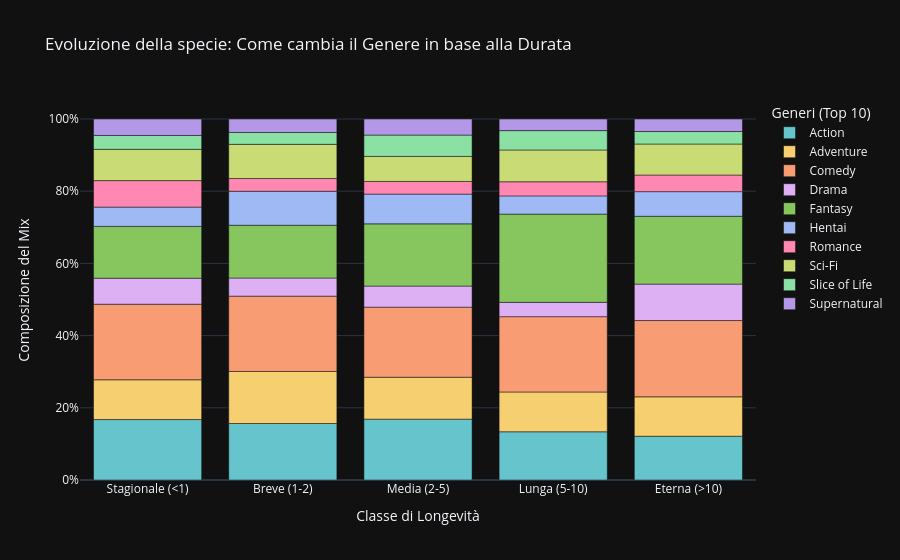

Write notebook code for a chart like this one.
### Markdown cell above
### 📊 La Chimica dell'Immortalità: Di cosa sono fatti gli anime eterni?
Per capire come cambia il "DNA" di una serie man mano che diventa più longeva, usiamo un grafico di composizione.
Ogni colonna rappresenta una categoria di durata (dalle effimere "Stagionali" alle leggendarie "Eterne").
Guardate come variano i colori:
*   Dominano le *Commedie* nelle serie brevi?
*   Quando si passa alla colonna **"Eterna"**, quali generi prendono il sopravvento? (Spoiler: spesso *Adventure* e *Action* guadagnano terreno).

### Code cell
# Grafico: Composizione Percentuale dei Generi per Fascia di Longevità
# Risolve il problema delle ripetizioni: i generi sono visti come componenti unici delle colonne.

# 1. Preparazione Dati
df_comp = df.explode('genres_list').copy()

# Ricalcolo durata (per sicurezza, se non salvato in df globale)
start = pd.to_datetime(df_comp['start_date'], utc=True, errors='coerce')
end = pd.to_datetime(df_comp['end_date'].fillna(pd.Timestamp.now()), utc=True, errors='coerce')
df_comp['years_running'] = (end - start).dt.days / 365.25

# Fasce Longevità
bins = [0, 1, 2, 5, 10, float('inf')]
labels_dur = ['Stagionale (<1)', 'Breve (1-2)', 'Media (2-5)', 'Lunga (5-10)', 'Eterna (>10)']
df_comp['life_class'] = pd.cut(df_comp['years_running'], bins=bins, labels=labels_dur, right=False)

# Filtriamo solo i Top 10 Generi per evitare un "arcobaleno" illeggibile
top_genres = df_comp['genres_list'].value_counts().head(10).index
df_comp = df_comp[df_comp['genres_list'].isin(top_genres)]
df_comp = df_comp.dropna(subset=['life_class'])

# 2. Calcolo Percentuali
# Contiamo quanti anime di ogni genere ci sono in ogni fascia
comp_counts = df_comp.groupby(['life_class', 'genres_list'], observed=False).size().reset_index(name='count')
# Trasformiamo in percentuale rispetto alla fascia (Totale Colonna = 100%)
# Nota: "observed=False" gestisce i warning sui categorici futuri di pandas
totals = comp_counts.groupby('life_class', observed=False)['count'].transform('sum')
comp_counts['percent'] = comp_counts['count'] / totals

# 3. Grafico Stacked Bar
fig_stack = px.bar(comp_counts, x='life_class', y='percent', color='genres_list',
                   title='Evoluzione della specie: Come cambia il Genere in base alla Durata',
                   labels={'life_class': 'Longevità', 'percent': 'Percentuale', 'genres_list': 'Genere'},
                   # I colori sono assegnati ai generi (univocamente)
                   color_discrete_sequence=px.colors.qualitative.Pastel, 
                   template='plotly_dark')

fig_stack.update_layout(
    yaxis_tickformat='.0%', # Formatta asse Y come %
    xaxis_title="Classe di Longevità",
    yaxis_title="Composizione del Mix",
    legend_title_text="Generi (Top 10)"
)
fig_stack.show()

### Figure 1 — Plotly figure (JSON) as saved in the notebook; plotly's stock layout.template omitted (floating-point values rounded to 4 significant figures)
{"data": [{"hovertemplate": "Genere=Action<br>Longevità=%{x}<br>Percentuale=%{y}<extra></extra>", "legendgroup": "Action", "marker": {"color": "rgb(102, 197, 204)", "pattern": {"shape": ""}}, "name": "Action", "orientation": "v", "showlegend": true, "textposition": "auto", "type": "bar", "x": ["Stagionale (<1)", "Breve (1-2)", "Media (2-5)", "Lunga (5-10)", "Eterna (>10)"], "xaxis": "x", "y": [0.1675, 0.1565, 0.1686, 0.1336, 0.1213], "yaxis": "y"}, {"hovertemplate": "Genere=Adventure<br>Longevità=%{x}<br>Percentuale=%{y}<extra></extra>", "legendgroup": "Adventure", "marker": {"color": "rgb(246, 207, 113)", "pattern": {"shape": ""}}, "name": "Adventure", "orientation": "v", "showlegend": true, "textposition": "auto", "type": "bar", "x": ["Stagionale (<1)", "Breve (1-2)", "Media (2-5)", "Lunga (5-10)", "Eterna (>10)"], "xaxis": "x", "y": [0.1101, 0.1442, 0.1161, 0.1103, 0.1091], "yaxis": "y"}, {"hovertemplate": "Genere=Comedy<br>Longevità=%{x}<br>Percentuale=%{y}<extra></extra>", "legendgroup": "Comedy", "marker": {"color": "rgb(248, 156, 116)", "pattern": {"shape": ""}}, "name": "Comedy", "orientation": "v", "showlegend": true, "textposition": "auto", "type": "bar", "x": ["Stagionale (<1)", "Breve (1-2)", "Media (2-5)", "Lunga (5-10)", "Eterna (>10)"], "xaxis": "x", "y": [0.2095, 0.2086, 0.1942, 0.2086, 0.2113], "yaxis": "y"}, {"hovertemplate": "Genere=Drama<br>Longevità=%{x}<br>Percentuale=%{y}<extra></extra>", "legendgroup": "Drama", "marker": {"color": "rgb(220, 176, 242)", "pattern": {"shape": ""}}, "name": "Drama", "orientation": "v", "showlegend": true, "textposition": "auto", "type": "bar", "x": ["Stagionale (<1)", "Breve (1-2)", "Media (2-5)", "Lunga (5-10)", "Eterna (>10)"], "xaxis": "x", "y": [0.07202, 0.05023, 0.05839, 0.0397, 0.1009], "yaxis": "y"}, {"hovertemplate": "Genere=Fantasy<br>Longevità=%{x}<br>Percentuale=%{y}<extra></extra>", "legendgroup": "Fantasy", "marker": {"color": "rgb(135, 197, 95)", "pattern": {"shape": ""}}, "name": "Fantasy", "orientation": "v", "showlegend": true, "textposition": "auto", "type": "bar", "x": ["Stagionale (<1)", "Breve (1-2)", "Media (2-5)", "Lunga (5-10)", "Eterna (>10)"], "xaxis": "x", "y": [0.1435, 0.1462, 0.1723, 0.2445, 0.188], "yaxis": "y"}, {"hovertemplate": "Genere=Hentai<br>Longevità=%{x}<br>Percentuale=%{y}<extra></extra>", "legendgroup": "Hentai", "marker": {"color": "rgb(158, 185, 243)", "pattern": {"shape": ""}}, "name": "Hentai", "orientation": "v", "showlegend": true, "textposition": "auto", "type": "bar", "x": ["Stagionale (<1)", "Breve (1-2)", "Media (2-5)", "Lunga (5-10)", "Eterna (>10)"], "xaxis": "x", "y": [0.0535, 0.09401, 0.08248, 0.05041, 0.06815], "yaxis": "y"}, {"hovertemplate": "Genere=Romance<br>Longevità=%{x}<br>Percentuale=%{y}<extra></extra>", "legendgroup": "Romance", "marker": {"color": "rgb(254, 136, 177)", "pattern": {"shape": ""}}, "name": "Romance", "orientation": "v", "showlegend": true, "textposition": "auto", "type": "bar", "x": ["Stagionale (<1)", "Breve (1-2)", "Media (2-5)", "Lunga (5-10)", "Eterna (>10)"], "xaxis": "x", "y": [0.07333, 0.03542, 0.03504, 0.03907, 0.04608], "yaxis": "y"}, {"hovertemplate": "Genere=Sci-Fi<br>Longevità=%{x}<br>Percentuale=%{y}<extra></extra>", "legendgroup": "Sci-Fi", "marker": {"color": "rgb(201, 219, 116)", "pattern": {"shape": ""}}, "name": "Sci-Fi", "orientation": "v", "showlegend": true, "textposition": "auto", "type": "bar", "x": ["Stagionale (<1)", "Breve (1-2)", "Media (2-5)", "Lunga (5-10)", "Eterna (>10)"], "xaxis": "x", "y": [0.08662, 0.09466, 0.06934, 0.08822, 0.08594], "yaxis": "y"}, {"hovertemplate": "Genere=Slice of Life<br>Longevità=%{x}<br>Percentuale=%{y}<extra></extra>", "legendgroup": "Slice of Life", "marker": {"color": "rgb(139, 224, 164)", "pattern": {"shape": ""}}, "name": "Slice of Life", "orientation": "v", "showlegend": true, "textposition": "auto", "type": "bar", "x": ["Stagionale (<1)", "Breve (1-2)", "Media (2-5)", "Lunga (5-10)", "Eterna (>10)"], "xaxis": "x", "y": [0.03848, 0.03284, 0.05912, 0.05356, 0.0345], "yaxis": "y"}, {"hovertemplate": "Genere=Supernatural<br>Longevità=%{x}<br>Percentuale=%{y}<extra></extra>", "legendgroup": "Supernatural", "marker": {"color": "rgb(180, 151, 231)", "pattern": {"shape": ""}}, "name": "Supernatural", "orientation": "v", "showlegend": true, "textposition": "auto", "type": "bar", "x": ["Stagionale (<1)", "Breve (1-2)", "Media (2-5)", "Lunga (5-10)", "Eterna (>10)"], "xaxis": "x", "y": [0.04557, 0.03735, 0.04453, 0.03214, 0.03472], "yaxis": "y"}], "layout": {"barmode": "relative", "legend": {"title": {"text": "Generi (Top 10)"}, "tracegroupgap": 0}, "title": {"text": "Evoluzione della specie: Come cambia il Genere in base alla Durata"}, "xaxis": {"anchor": "y", "domain": [0, 1], "title": {"text": "Classe di Longevità"}}, "yaxis": {"anchor": "x", "domain": [0, 1], "tickformat": ".0%", "title": {"text": "Composizione del Mix"}}}}
